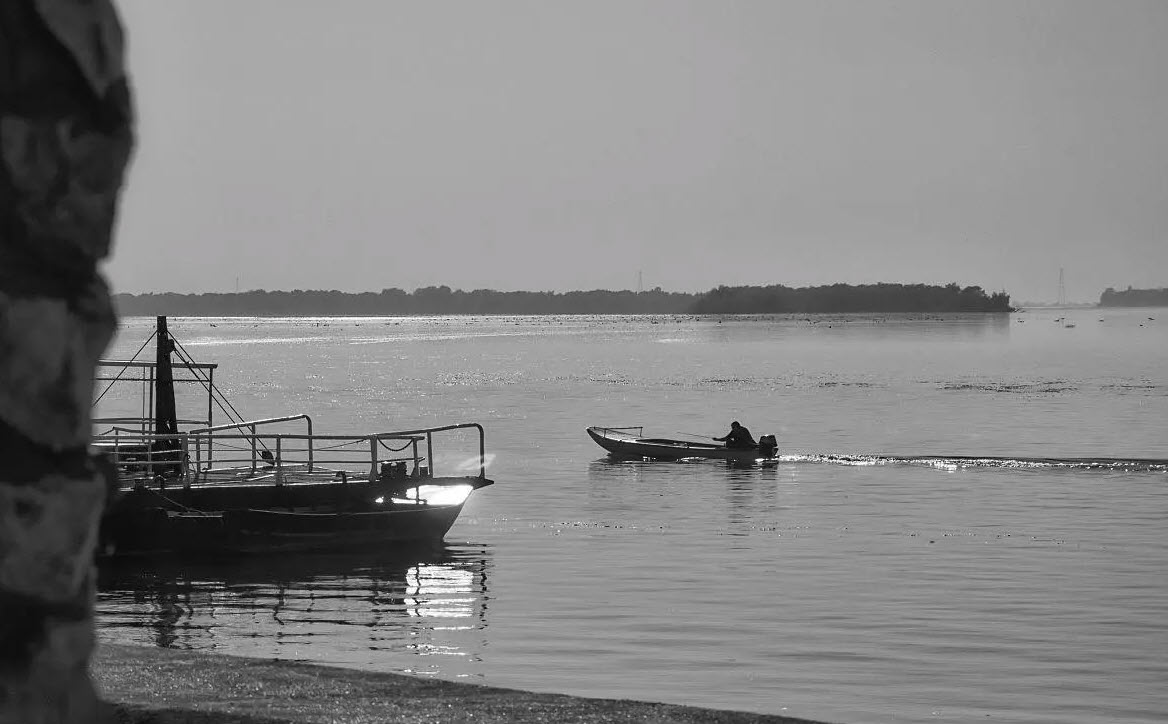
#> input picture material/list/lake.jpg, 1168 x 724 px
$ python 4-3.py
#> lines starting #> are read from the running program, lines starting #| are printed output that depends on the picture

import cv2								#导入OpenCV库
import matplotlib.pyplot as plt		#导入Matplotlib库
image=cv2.imread("../material/list/lake.jpg")			#读取图像
#> image is the input picture: shape (724, 1168, 3); mean B, G, R 130.9, 130.8, 130.9
cv2.imshow("Input",image)				#显示原图像
#从BGR色彩空间转换为GRAY色彩空间
gray=cv2.cvtColor(image,cv2.COLOR_BGR2GRAY)
eqHist=cv2.equalizeHist(gray)			#进行直方图均衡化
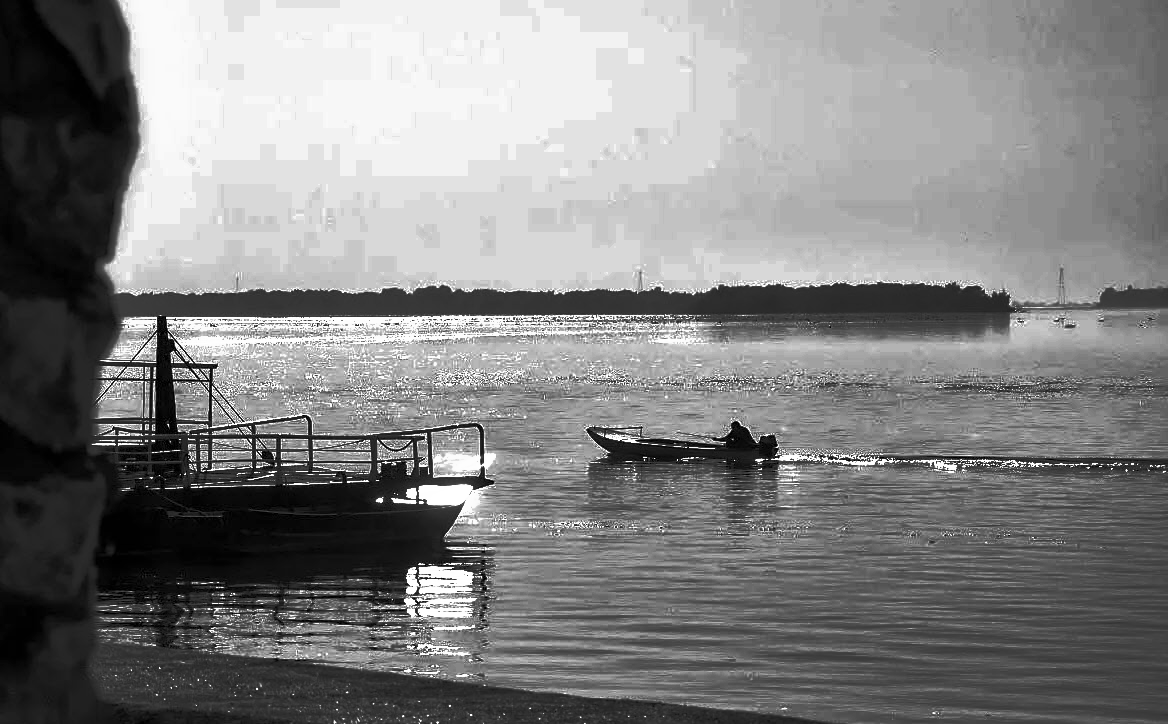
#> eqHist: shape (724, 1168); min 0, max 255, mean 129.7
cv2.imshow("equalizeHist",eqHist)	#显示直方图均衡后的图像
plt.figure(figsize=(10,10))			#创建画布并设置画布的大小
#统计原图像直方图信息
hist1=cv2.calcHist([image],[0],None,[256],[0,255])
#> hist1 = 256 values, max 83904 at index 169, min 0 at index 255, mean 3301.6
plt.subplot(121)							#绘制直方图
plt.title("Input")
plt.plot(hist1)
#统计直方图均衡化后的图像直方图信息
hist2=cv2.calcHist([eqHist],[0],None,[256],[0,255])
#> hist2 = 256 values, max 53056 at index 242, min 0 at index 5, mean 3296.5
plt.subplot(122)							#绘制直方图
plt.title("equalizeHist")
plt.plot(hist2)
plt.show()								#显示图形
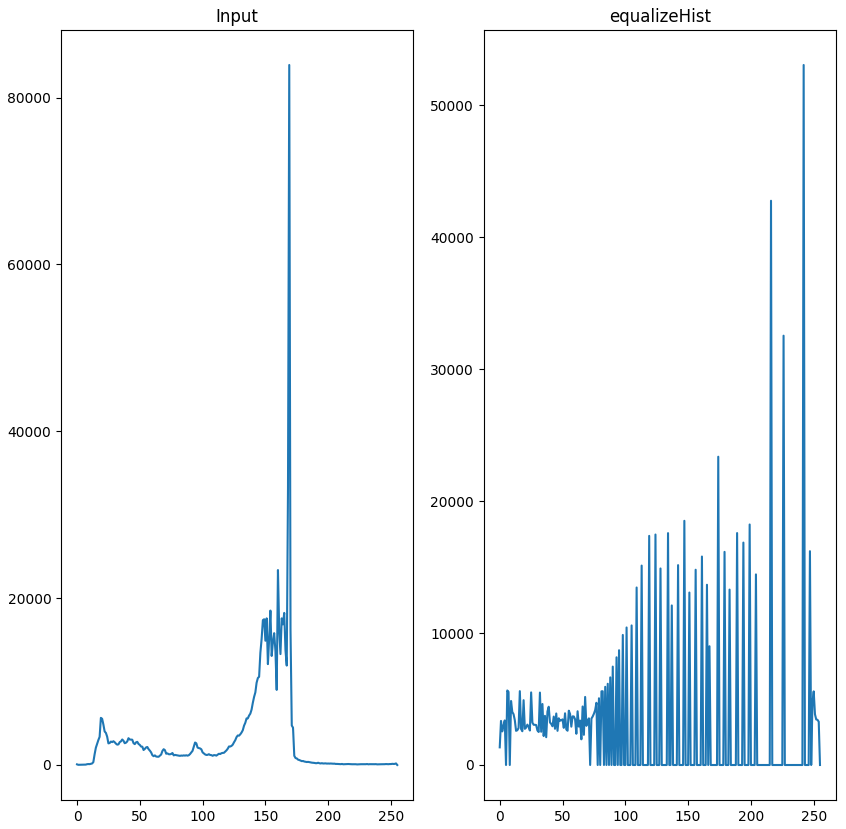
#> figure drawn by matplotlib, 2 panels; panel 1: curve peaks at x = 169, y = 83904; panel 2: curve peaks at x = 242, y = 53056
cv2.waitKey()							#窗口等待，按任意键继续
cv2.destroyAllWindows()				#释放所有窗口
